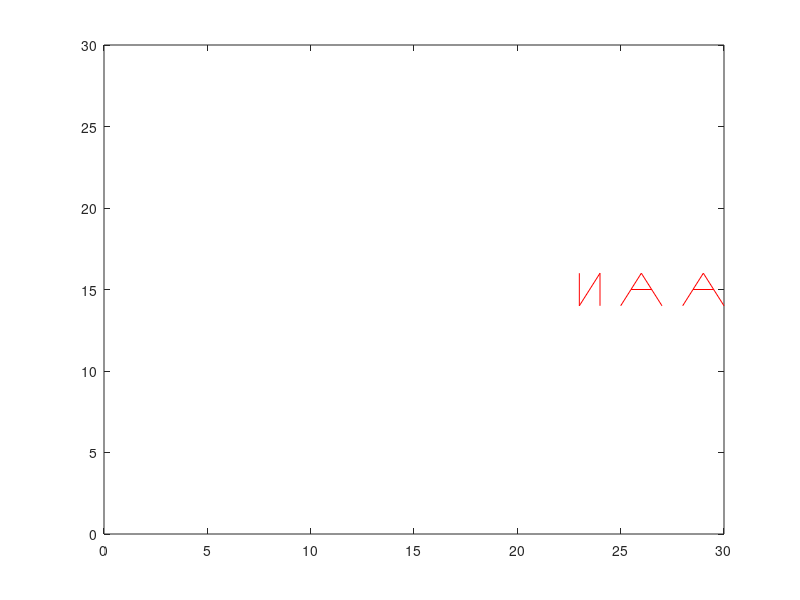

Reproduce this figure in MATLAB.
X1=[0 0 1 1];
Y1=[16 14 16 14];
X2=[2 2.5 3.5 3; 4 3.5 2.5 3];
Y2=[14 15 15 16];
X3=[5 5.5 6.5 6; 7 6.5 5.5 6];
Y3=[14 15 15 16];
c=0;
while c < 24,
    plot(X1 + c,Y1,'r',X2 + c,Y2,'r',X3 + c,Y3,'r')
    axis([0 30 0 30])
    c = c + 1;
    pause(0.1);
end